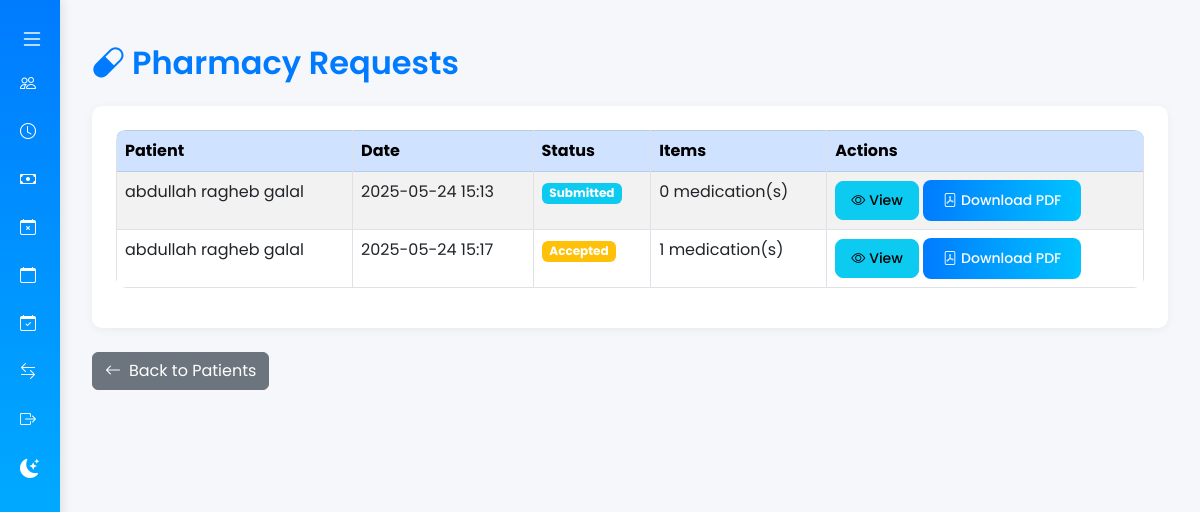
Page /patients/requests/ (signed in) on the earlier database version.
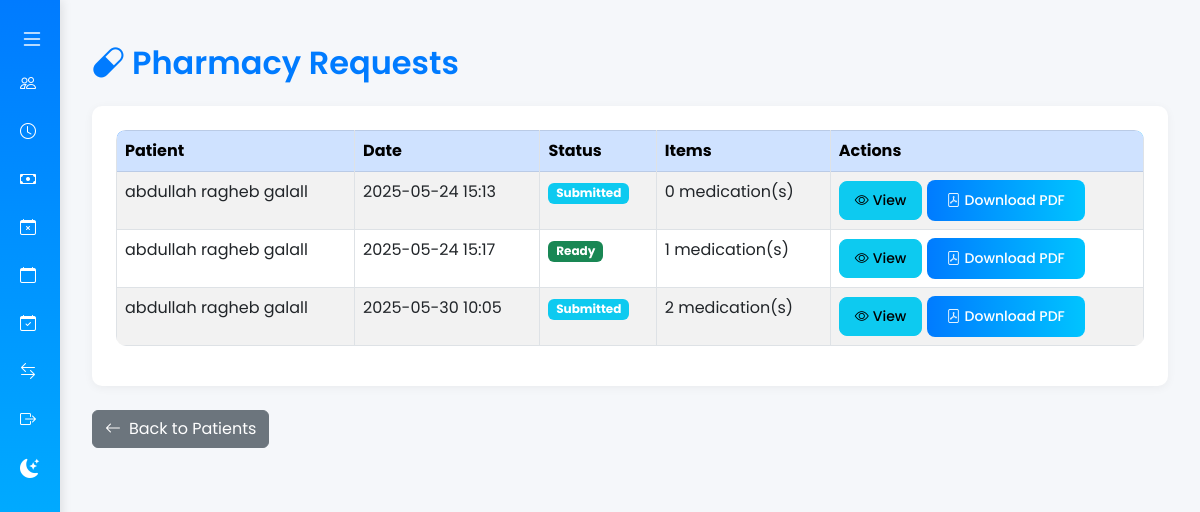
Same page on the later database version.
### manager/models.py (models this page shows, shortened)
class PrescriptionRequest(models.Model):
    STATUS_SUBMITTED = 'submitted'
    STATUS_ACCEPTED  = 'accepted'
    STATUS_READY     = 'ready'
    STATUS_DISPENSED = 'dispensed'
    STATUS_CHOICES = [
        (STATUS_SUBMITTED, 'Submitted'),
        (STATUS_ACCEPTED, 'Accepted'),
        (STATUS_READY, 'Ready'),
        (STATUS_DISPENSED, 'Dispensed'),
    ]
    patient = models.ForeignKey(Patient, on_delete=models.CASCADE, related_name='prescription_requests')
    create_pharmacy_request = models.BooleanField(default=False)
    status = models.CharField(max_length=20, choices=STATUS_CHOICES, default=STATUS_SUBMITTED)
    token = models.UUIDField(default=uuid.uuid4, editable=False, unique=True)
    qr_code = models.ImageField(upload_to='pharmacy_request_qrcodes/', blank=True)
    created_at = models.DateTimeField(auto_now_add=True)

class Patient(models.Model):
    first_name = models.CharField(max_length=50)
    middle_name = models.CharField(max_length=50, blank=True, null=True)
    last_name = models.CharField(max_length=50)
    birth_year = models.IntegerField(null=True, blank=True)
    birth_month = models.IntegerField(null=True, blank=True)
    birth_day = models.IntegerField(null=True, blank=True)
    birth_hour = models.TimeField(null=True, blank=True)
    death_hour = models.TimeField(null=True, blank=True)
    gender = models.CharField(max_length=10, choices=[('Male', 'Male'), ('Female', 'Female'), ('Other', 'Other')])
    address = models.TextField()
    hospital = models.ForeignKey('superadmin.Hospital', on_delete=models.CASCADE, null=True, blank=True)
    phone_number = models.CharField(max_length=20)
    whatsapp_number = models.CharField(max_length=20, blank=True, null=True)
    email = models.EmailField(blank=True, null=True)
    occupation = models.CharField(max_length=50, blank=True, null=True)
    religion = models.CharField(max_length=50, blank=True, null=True)
    place_of_birth = models.CharField(max_length=100, blank=True, null=True)
    mrn = models.CharField(max_length=20, unique=True, blank=True)
    medical_file_number = models.CharField(max_length=20, unique=True, blank=True)
    national_id = models.CharField(max_length=20, unique=True)
    photo = models.ImageField(upload_to='patient_photos/', blank=True, null=True)
    passport = models.ImageField(upload_to='id_documents/', blank=True, null=True)
    id_card = models.ImageField(upload_to='id_documents/', blank=True, null=True)
    companion_name = models.CharField(max_length=100, blank=True, null=True)
    companion_phone = models.CharField(max_length=20, blank=True, null=True)
    companion_relationship = models.CharField(
        max_length=20,
        choices=[
            ('Parent', 'Parent'),
            ('Spouse', 'Spouse'),
            ('Child', 'Child'),
            ('Sibling', 'Sibling'),
            ('Friend', 'Friend'),
            ('Other', 'Other'),
        ],
        blank=True,
        null=True,
    )
    @property
    def full_name(self):
        if self.middle_name:
            return f"{self.first_name} {self.middle_name} {self.last_name}"
        return f"{self.first_name} {self.last_name}"
    class Meta:
        constraints = [
            models.CheckConstraint(
                check=models.Q(passport__isnull=False) | models.Q(id_card__isnull=False),
                name='patient_identification_document_provided',
            )
        ]

### manager/views.py (the view)
# urls.py: path('requests/', PharmacyRequestListView.as_view(), name='pharmacy_request_list'),
@method_decorator(login_required, name='dispatch')
class PharmacyRequestListView(ListView):
    model = PrescriptionRequest
    template_name = 'manager/pharmacy_request_list.html'
    context_object_name = 'requests'
    def get_queryset(self):
        return PrescriptionRequest.objects.filter(patient__hospital=self.request.user.hospital)

### templates/manager/pharmacy_request_list.html (shortened to what this page needs)
{% extends "base.html" %}
{% block content %}
<div class="container my-4">
  <h2 class="mb-4"><i class="bi bi-capsule me-2"></i>Pharmacy Requests</h2>
  <div class="card mb-4 p-4">
    <div class="table-responsive">
      <table class="table table-striped table-bordered">
        <thead class="table-primary">
          <tr>
            <th>Patient</th>
            <th>Date</th>
            <th>Status</th>
            <th>Items</th>
            <th>Actions</th>
          </tr>
        </thead>
        <tbody>
          {% for r in requests %}
          <tr>
            <td>{{ r.patient.full_name }}</td>
            <td>{{ r.created_at|date:"Y-m-d H:i" }}</td>
            <td>
              {% if r.status == 'submitted' %}
                <span class="badge bg-info">{{ r.get_status_display }}</span>
              {% elif r.status == 'accepted' %}
                <span class="badge bg-warning">{{ r.get_status_display }}</span>
              {% elif r.status == 'ready' %}
                <span class="badge bg-success">{{ r.get_status_display }}</span>
              {% elif r.status == 'dispensed' %}
                <span class="badge bg-secondary">{{ r.get_status_display }}</span>
              {% endif %}
            </td>
            <td>{{ r.items.count }} medication(s)</td>
            <td>
              <a href="{% url 'manager:pharmacy_request_detail' r.pk %}" class="btn btn-sm btn-info">
                <i class="bi bi-eye me-1"></i>View
              </a>
              <a href="{% url 'manager:pharmacy_request_pdf' r.pk %}" class="btn btn-sm btn-primary">
                <i class="bi bi-file-pdf me-1"></i>Download PDF
              </a>
            </td>
          </tr>
          {% empty %}
          <tr>
            <td colspan="5" class="text-center text-muted py-4">
              <i class="bi bi-inbox me-2" style="font-size: 1.5rem;"></i>No pharmacy requests found.
            </td>
          </tr>
          {% endfor %}
        </tbody>
      </table>
    </div>
  </div>
  <div class="mt-3">
    <a href="{% url 'manager:patient_list' %}" class="btn btn-secondary">
      <i class="bi bi-arrow-left me-2"></i>Back to Patients
    </a>
  </div>
</div>
{% endblock %}

Differences in the rows shown:
changed through a linked row, PrescriptionRequest (number 1 of 3 on the later page): patient.full_name "abdullah ragheb galal" → "abdullah ragheb galall"
changed PrescriptionRequest: patient.full_name "abdullah ragheb galal" → "abdullah ragheb galall"; status "Accepted" → "Ready"
added PrescriptionRequest: patient.full_name "abdullah ragheb galall", created_at "2025-05-30 10:05", status "Submitted", items.count "2"
